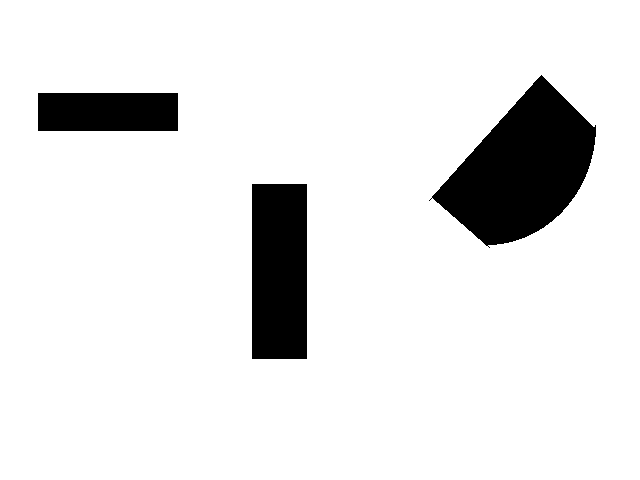
#> input picture project3/images/testimage.pgm, 640 x 480 px
$ jupyter execute Project3A.ipynb   (shell and % lines are left out)   (older library calls are emulated)
#> lines starting #> are read from the running program, lines starting #| are printed output that depends on the picture; after the words box and inside, x2 and y2 are one past the last pixel; in counts of white or black regions, pixels touching at a corner belong together
### project3/project3.py
import cv2
import math
import numpy as np

# In case all channels hold the same pixel value, use this function to reduce channel count from 3D image to 2D
# [16 lines left out: functions reduce_channels, detect_edges, not called in this run]

# Calculates magnitude of gradients for each pixel
def get_edge_magnitudes(vertical, horizontal):
    return np.clip(np.hypot(vertical, horizontal), 0, 255).astype(np.uint8)

# Calculates orientation of gradients for each pixel
def calculate_orientation(vertical, horizontal):
    return np.arctan2(horizontal, vertical)

# Greyscale values get separated along the value of 128 to either be black or white
# [16 lines left out: function thresholding, not called in this run]

# Find nearest rho value in discretized space
def nearest_rho(val, rho_res):
    return int(np.rint(val / rho_res) * rho_res)

# Parts of this function inspired by source: https://alyssaq.github.io/2014/understanding-hough-transform/
def myHoughLines(image, rho_res, theta_res, threshold):
    theta_vals = np.arange(0, math.pi, theta_res) # discretize linear space of thetas to given range
    l = int(np.ceil(np.hypot(len(image), len(image[0])))) # diagonal of image
    rhos = np.arange(-l, l, 2 * l) # discretized space for rho values of given range

    acc = np.zeros((2 * l, len(theta_vals)), dtype=np.uint32) # accumulator for voting for dominant lines
    y_edges, x_edges = np.nonzero(image)  # row and column indexes of edges

    for i in range(len(x_edges)):
        x = x_edges[i]
        y = y_edges[i]

        # calculate rho of each pixel for each theta and vote for found line in accumulator
        for t in range(len(theta_vals)):
            rho = nearest_rho(x * np.cos(theta_vals[t]) + y * np.sin(theta_vals[t]), rho_res)
            acc[rho][t] += 1

    cnt = 0
    for i in range(len(acc)):
        for j in range(len(theta_vals)):
            if acc[i][j] > threshold:
                cnt += 1

    lines = np.ndarray((cnt, 2))
    index = 0

    # select dominant lines (marked by having vote count above given threshold)
    for i in range(len(acc)):
        for j in range(len(theta_vals)):
            if acc[i][j] > threshold:
                lines[index] = i, j
                index += 1

    print('Strong line count: ' + str(cnt))

    # shape according to cv2's documentation of HoughLines function
    strong_lines = np.ndarray((cnt, 1, 2))

    for i in range(cnt):
        strong_lines[i][0] = lines[i][0], lines[i][1] * theta_res

    return strong_lines

# Non-maximum suppression function to choose strongest pixels in local neighbourhoods
# [83 lines left out: functions non_max_suppression, magnitude_threshold, track_edges, myCanny, not called in this run]


### project3/Project3A.ipynb
# Project 3a: Hough Transform

The purpose of this project is to acquaint you with the fundamental techniques behind two fundamental feature detection algorithms in Computer Vision: the Hough Transform and the Canny Filter.

[cell 1]
import numpy as np
import cv2
from project3 import *
import matplotlib.pyplot as plt
import math
from utils import load_image, save_image

# Part 1: Sobel Edge Detector

Congratulations!  You've unlocked the cv2.filter2d() method, which will replace the (non-linearly separable) filtering algorithms you created in Project 2.

Use it to implement a Sobel Edge detector.  As described in the textbook, the Sobel kernel finds oriented edges.    The kernel for finding vertical edges is:

$$ G_{x} = \begin{bmatrix} -1 & 0 & +1 \\ -2 & 0 & +2 \\ -1 & 0 & +1 \end{bmatrix}$$

and the kernel for finding horizontal edges is:

$$ G_{y} = \begin{bmatrix} -1 & -2 & -1 \\ 0 & 0 & 0 \\ +1 & +2 & +1 \end{bmatrix}$$

Using filter2d, run each of these kernels separately over some greyscale images, and show the results below.   How are the x and y gradients different?

Hint: I recommend *first* running a slight gaussian blur over an image to remove the worst high frequency noise.

[cell 2]
img = cv2.imread("images/testimage.pgm", 0)
#> img: shape (480, 640); 90% white; 3 black regions, box (x1, y1, x2, y2) and area: (429, 75, 596, 248) 15676, (252, 184, 307, 359) 9625, (38, 93, 178, 131) 5320

# kernels
vertical_sobel = np.asarray([[-1, 0, 1], [-2, 0, 2], [-1, 0, 1]])
horizontal_sobel = np.asarray([[-1, -2, -1], [0, 0, 0], [1, 2, 1]])
gaussian = cv2.getGaussianKernel(ksize=10, sigma=5)

# blur image with Gaussian filter
img = cv2.filter2D(img, cv2.CV_16S, gaussian)
plt.figure()
plt.imshow(img,cmap='gray', vmin=0, vmax=255);plt.show()

v_dst = cv2.filter2D(img, cv2.CV_16S, vertical_sobel)
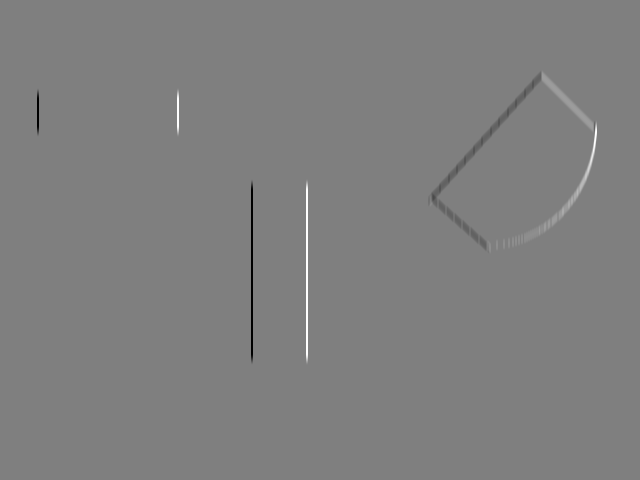
#> v_dst: shape (480, 640) int16; min -1020, max 1020, mean 0; drawn with min black and max white
h_dst = cv2.filter2D(img, cv2.CV_16S, horizontal_sobel)
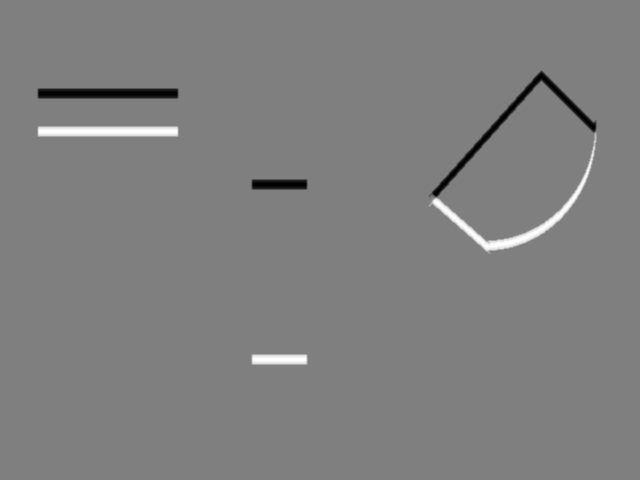
#> h_dst: shape (480, 640) int16; min -236, max 236, mean 0; drawn with min black and max white

plt.imshow(v_dst,cmap='gray', vmin=0, vmax=255);plt.show()
plt.imshow(h_dst,cmap='gray', vmin=0, vmax=255);plt.show()

Of course, we're really presently only interested in the magnitude, not the orientation of edges (although that'll change soon), so we can use the following formula:

$G = \sqrt{G_{x}^{2} + G_{y}^{2}}$

In the cell below, show results of calculating the edge magnitude of the images you tested above

[cell 3]
# calculate edge magnitudes and normalize them
magnitudes = np.clip(get_edge_magnitudes(v_dst, h_dst), 0, 255)
#> in get_edge_magnitudes, `return np.clip(np.hypot(vertical, horizontal), 0, 255).astype(np.uint8)`:
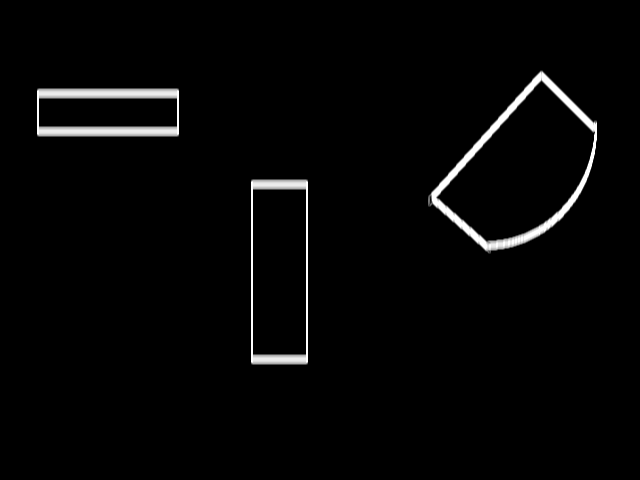
#> returned value: shape (480, 640); min 0, max 255, mean 6
plt.figure()
plt.imshow(magnitudes,cmap='gray', vmin=0, vmax=255);plt.show()

# Part 2: Hough Transform

Following Tuesday's lecture, recall that the Hough Transform is a way to find the predominant lines in an image (generally, a de-noised and edge-detected image).  It all revolves around using the equation:

$\rho = x*cos(\theta) + y*sin(\theta)$

to define a line.

Let's begin by "discretizing" our $\theta$ (angle) values into ten discrete values:

[cell 4]
thetaVals = np.linspace(0,math.pi,9) #8 vals between 0 and pi

Then we can define a bunch of arbitrary points:

[cell 5]
pt0 = (1,0)
pt1 = (2,1)
pt2 = (3,2)
pt3 = (4,3)
pts = [pt0,pt1,pt2,pt3]

xs = [p[0] for p in pts]
ys = [p[1] for p in pts]

plt.xlim(0,4)
plt.scatter(xs,ys)
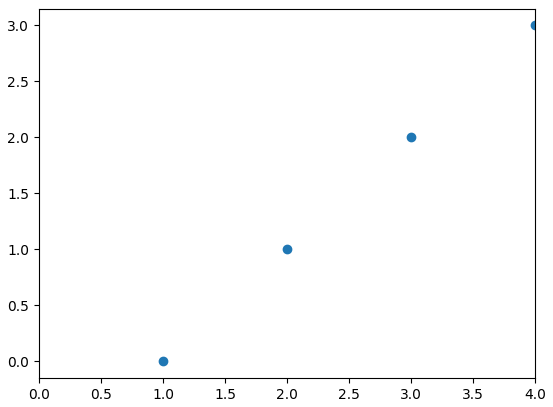
#> figure drawn by matplotlib, 1 panel

Here's what we get for sweeping through the theta values described above, and finding each corresponding $\rho$ value:

[cell 6]
rhoVals = []
for p in pts:
    rhoVals = []
    for t in thetaVals:
        rhoVals.append(p[0]*math.cos(t) + p[1]*math.sin(t))
    #print(rhoVals)
    plot = plt.plot(thetaVals,rhoVals)
    plot = plt.scatter(thetaVals,rhoVals)
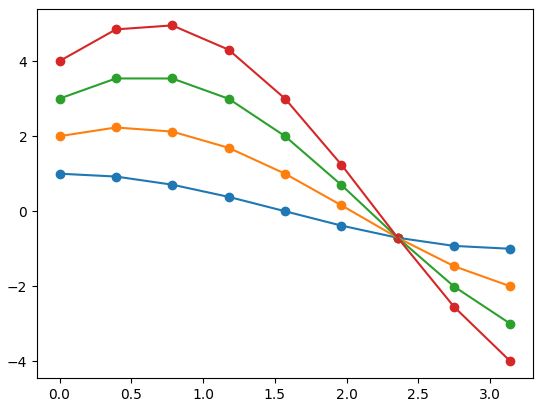
#> figure drawn by matplotlib, 1 panel

Notice that each point's $\rho$ values form a sinusoidal shape, and that all the shapes intersect at 3/4*$\pi$ (that is, 135 degrees).   What $\rho$ value do they intersect at?

Let's try a different set of points:

[cell 7]
pt0 = (0,2)
pt1 = (2,2)
pt2 = (4,2)
pt3 = (6,2)
pts = [pt0,pt1,pt2,pt3]

xs = [p[0] for p in pts]
ys = [p[1] for p in pts]

plt.xlim(0,6)
plt.ylim(0,3)
plt.scatter(xs,ys)
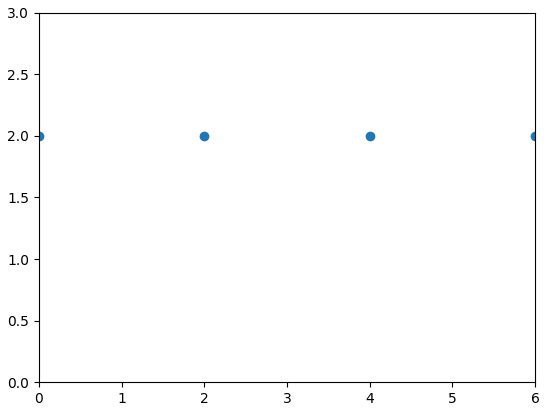
#> figure drawn by matplotlib, 1 panel

[cell 8]
rhoVals = []
for p in pts:
    rhoVals = []
    for t in thetaVals:
        rhoVals.append(p[0]*math.cos(t) + p[1]*math.sin(t))
    #print(rhoVals)
    plot = plt.plot(thetaVals,rhoVals)
    plot = plt.scatter(thetaVals,rhoVals)
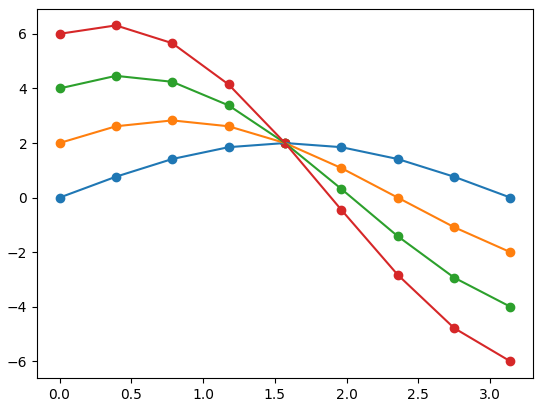
#> figure drawn by matplotlib, 1 panel

---
And this is what it looks like whe nwe have *two dominant lines in an image.

[cell 9]
pt0 = (1,0)
pt1 = (2,1)
pt2 = (3,2)
pt3 = (4,3)
pt10 = (0,2)
pt11 = (2,2)
pt12 = (4,2)
pt13 = (6,2)
pts = [pt0,pt1,pt2,pt3,pt10,pt11,pt12,pt13]

plt.xlim(0,6)
plt.ylim(-3,3)
#plt.scatter(xs,ys)


rhoVals = []
for p in pts:
    rhoVals = []
    for t in thetaVals:
        rhoVals.append(p[0]*math.cos(t) + p[1]*math.sin(t))
    #print(rhoVals)
    plot = plt.plot(thetaVals,rhoVals)
    plot = plt.scatter(thetaVals,rhoVals)
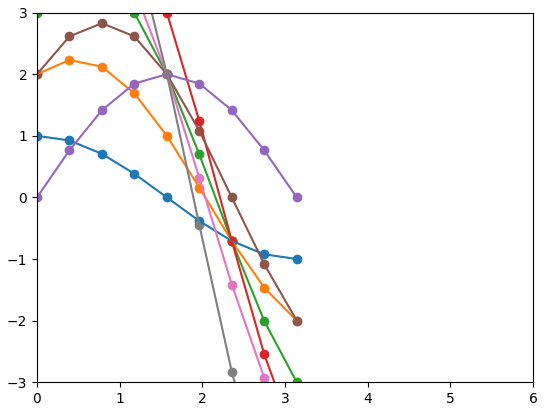
#> figure drawn by matplotlib, 1 panel

## Part 1: The Hough Transform

Now that you understand how the Hough Transform works, try to replicate (by hand) the OpenCV Hough Transform function using a function signature.

The Hough Transform, as covered in class, is an algorithm where each non-zero pixel in an image (typically an edge-detected, thresholded image) "votes" for every line in might belong to.  In the above examples, we've discretized the angles that our lines could belong to into eight possible $\theta$ values, and then calculated $\rho$ for each point for each theta value.  In both examples above, all for points agree they belong to the same line.

The Hough Transform, then, takes in a set of points, and returns a set of lines.  Following the [openCV API]( https://docs.opencv.org/2.4/modules/imgproc/doc/feature_detection.html?highlight=houghlines), the Hough transform method should take the following form:

lines = cv2.HoughLines(image, rho, theta, threshold)

That is, it should return an output vector of lines whose "votes" exceed the provided vote threshold.  Each line is represented by a two-element vector ($\rho$, $\theta$). Read the API to understand the units of the rho and theta arguments.

[cell 10]
img = cv2.imread("images/testimage.pgm", 0)

# kernels
vertical_sobel = np.asarray([[-1, 0, 1], [-2, 0, 2], [-1, 0, 1]])
horizontal_sobel = np.asarray([[-1, -2, -1], [0, 0, 0], [1, 2, 1]])
gaussian = cv2.getGaussianKernel(ksize=10, sigma=5)

# blur image with Gaussian filter
img = cv2.filter2D(img, cv2.CV_16S, gaussian)
plt.figure()
plt.imshow(img,cmap='gray', vmin=0, vmax=255);plt.show()

v_dst = cv2.filter2D(img, cv2.CV_16S, vertical_sobel)
h_dst = cv2.filter2D(img, cv2.CV_16S, horizontal_sobel)

magnitudes = get_edge_magnitudes(v_dst, h_dst)

plt.figure()
plt.imshow(magnitudes,cmap='gray', vmin=0, vmax=255);plt.show()

lines = myHoughLines(magnitudes, 1, math.pi/8, 100)
#> in myHoughLines, `l = int(np.ceil(np.hypot(len(image), len(image[0]))))`: l = 800
#> in myHoughLines, `y_edges, x_edges = np.nonzero(image)`: y_edges = 9463 values from 70 to 364; x_edges = 9463 values, max 596 at index 2786, min 37 at index 315, mean 328.1
#> the loop in myHoughLines, `for i in range(len(x_edges)):` made 9463 passes
#> (x, y) on passes 1 to 3: (540, 70), (541, 70), (542, 70)
#> in myHoughLines, `cnt = 0`: cnt = 0
#> after the loop in myHoughLines, `for i in range(len(acc)):`: cnt = 42
#> in myHoughLines, `lines = np.ndarray((cnt, 2))`: lines = 42 pairs, first value -5.4e+274 to 3.68e+253, second value -5.4e+274 to 1.58e+85
#> after the loop in myHoughLines, `for i in range(len(acc)):`: index = 42; lines = 42 pairs, first value 88 to 1435, second value 0 to 6
#| Strong line count: 42
#> in myHoughLines, `strong_lines = np.ndarray((cnt, 1, 2))`: strong_lines = 42 rows, first 8: [4.66e-310, 0], [3.16e-321, 1.1e-104], [2.78e-309, 8.95e-312], [2.11e-321, 2.49e-297], [1.03e-300, 1.38e-316], [1.64e-287, 1.08e-282], [9.06e-312, 1.39e-309], [6.12e-302, 1.26e-300]
#> after the loop in myHoughLines, `for i in range(cnt):`: strong_lines = 42 rows, first 8: [88, 1.57], [89, 1.57], [90, 1.57], [91, 1.57], [92, 1.57], [93, 1.57], [94, 1.57], [95, 1.57]
#> lines has the same summary as strong_lines in myHoughLines
imgRGB = cv2.imread("images/testimage.pgm")
#> imgRGB is the input picture: shape (480, 640, 3); 90% white; 3 black regions, box (x1, y1, x2, y2) and area: (429, 75, 596, 248) 15676, (252, 184, 307, 359) 9625, (38, 93, 178, 131) 5320

# visualization technique:
# https://opencv-python-tutroals.readthedocs.io/en/latest/py_tutorials/py_imgproc/py_houghlines/py_houghlines.html
for i in range(len(lines)):
    rho, theta = lines[i][0]  # shape (#lines, 1, 2)
    a = np.cos(theta)
    b = np.sin(theta)
    x0 = a * rho
    y0 = b * rho
    x1 = np.int(x0 + 1000 * (-b))
    y1 = np.int(y0 + 1000 * a)
    x2 = np.int(x0 - 1000 * (-b))
    y2 = np.int(y0 - 1000 * a)
    cv2.line(imgRGB, (x1, y1), (x2, y2), (255, 0, 0), 2)
#> this loop made 42 passes
#> (rho, theta, a, b, x0, y0, x1, y1) on passes 1 to 8: (88, 1.57, 6.12e-17, 1, 5.39e-15, 88, -1000, 88), (89, 1.57, 6.12e-17, 1, 5.45e-15, 89, -1000, 89), (90, 1.57, 6.12e-17, 1, 5.51e-15, 90, -1000, 90), (91, 1.57, 6.12e-17, 1, 5.57e-15, 91, -1000, 91), (92, 1.57, 6.12e-17, 1, 5.63e-15, 92, -1000, 92), (93, 1.57, 6.12e-17, 1, 5.69e-15, 93, -1000, 93), (94, 1.57, 6.12e-17, 1, 5.76e-15, 94, -1000, 94), (95, 1.57, 6.12e-17, 1, 5.82e-15, 95, -1000, 95)
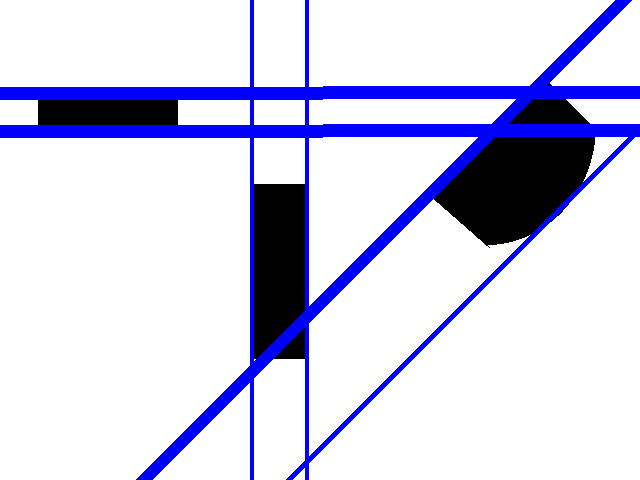
#> imgRGB: shape (480, 640, 3); 9.84% of pixels changed, all inside (x1, y1, x2, y2) = (0, 0, 640, 480)

plt.imshow(imgRGB);plt.show()
